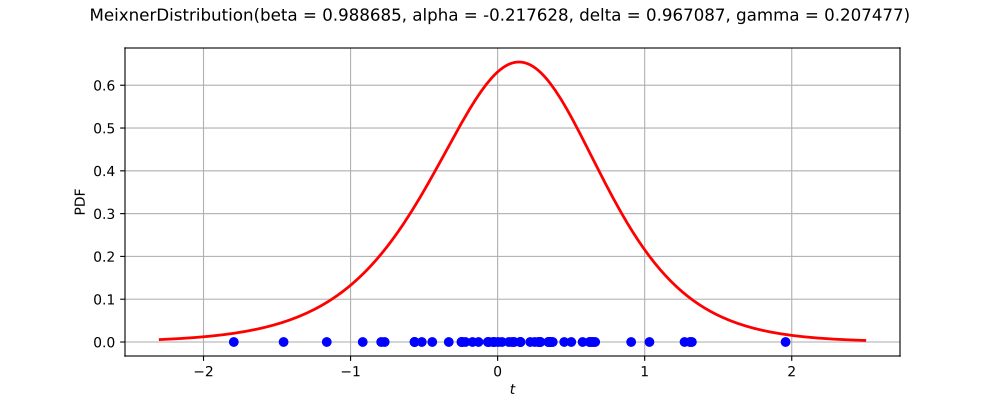

The script that drew this image:
import openturns as ot
from matplotlib import pyplot as plt
from openturns.viewer import View
ot.RandomGenerator.SetSeed(0)
factory = ot.MeixnerDistributionFactory()
ref = factory.build()
dimension = ref.getDimension()
if dimension <= 2:
    if dimension == 1:
        sample = ref.getSample(50)
        distribution = factory.build(sample)
        distribution.setDescription(['$t$'])
        pdf_graph = distribution.drawPDF(256)
        cloud = ot.Cloud(sample, ot.Sample(sample.getSize(), 1))
        cloud.setColor('blue')
        cloud.setPointStyle('fcircle')
        pdf_graph.add(cloud)
        pdf_graph.setTitle(str(distribution))
        fig = plt.figure(figsize=(10, 4))
        pdf_axis = fig.add_subplot(111)
        View(pdf_graph, figure=fig, axes=[pdf_axis], add_legend=False)
    else:
        sample = ref.getSample(500)
        distribution = factory.build(sample)
        distribution.setDescription(['$t_0$', '$t_1$'])
        pdf_graph = distribution.drawPDF([256]*2)
        cloud = ot.Cloud(sample)
        cloud.setColor('red')
        cloud.setPointStyle('fcircle')
        pdf_graph.add(cloud)
        pdf_graph.setTitle(str(distribution))
        fig = plt.figure(figsize=(10, 4))
        pdf_axis = fig.add_subplot(111)
        View(pdf_graph, figure=fig, axes=[pdf_axis], add_legend=False, square_axes=True)
